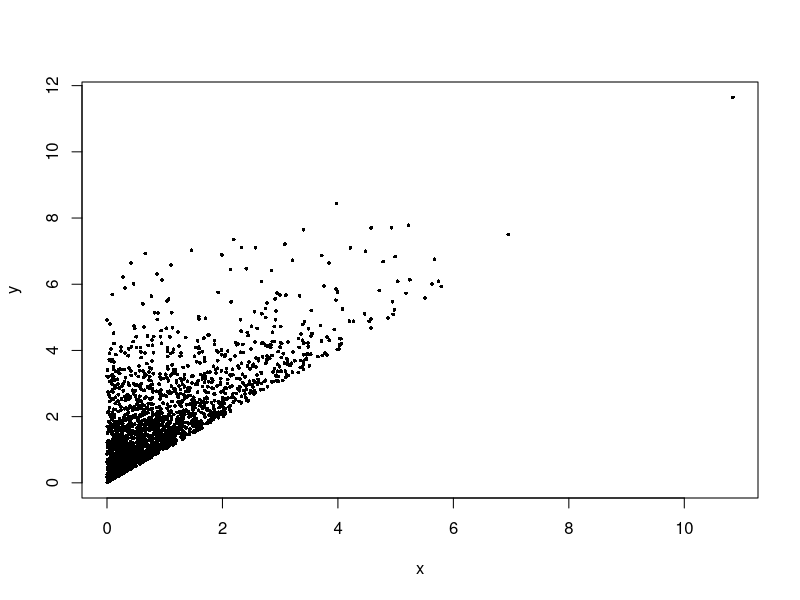

Reproduce this figure in R.
## ---- chunk 1
P <- matrix(c(.20, .10, .05,
              .15, .20, .10,
              .05, .05, .10), 3, byrow = TRUE,
            dimnames = list(x = 0:2, y = 0:2))
P
sum(P)                       # a valid PMF sums to 1
## ---- chunk 2
px <- rowSums(P); py <- colSums(P)    # row sums -> p_X, column sums -> p_Y
px; py
xy <- expand.grid(x = 0:2, y = 0:2)
sum(P[outer(0:2, 0:2, "==")])         # P(X = Y)
sum(P[outer(0:2, 0:2, "<")])          # P(X < Y)
sum(P[outer(0:2, 0:2, "+") <= 2])     # P(X + Y <= 2)
sum(P[1:2, 1:2])                      # F(1, 1)
## ---- chunk 3
Pind <- outer(px, py)                 # same marginals, independent joint
rbind(rowSums(Pind), px); rbind(colSums(Pind), py)
all.equal(c(P), c(Pind))              # but the tables differ
## ---- chunk 4
f <- function(x, y) ifelse(x > 0 & x < y, exp(-y), 0)
# total mass: integrate over x in (0, y), then y in (0, Inf)
integrate(function(y) sapply(y, function(yy) integrate(function(x) f(x, yy), 0, yy)$value), 0, Inf)
# P(X < 1, Y < 2) = 1 - exp(-1) - exp(-2)
integrate(function(x) sapply(x, function(xx) integrate(function(y) f(xx, y), xx, 2)$value), 0, 1)
1 - exp(-1) - exp(-2)
## ---- chunk 5
set.seed(13)
y <- rgamma(1e5, shape = 2, rate = 1); x <- runif(1e5, 0, y)
mean(x < 1 & y < 2)                   # close to 0.497
c(mean(x), mean(y))                   # marginal means 1 and 2
plot(x[1:2000], y[1:2000], pch = 16, cex = .5, xlab = "x", ylab = "y")
